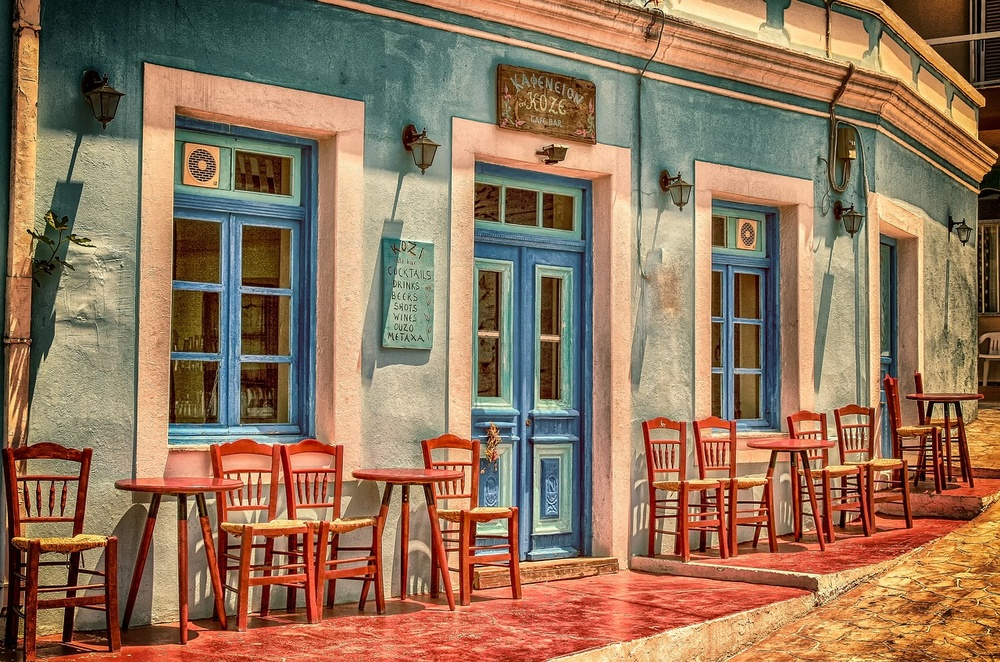
#> input picture experiment-03/cafe.jpg, 1000 x 662 px, shrunk from 1280 x 847 before the run
$ python experiment-03Canny.py
#> lines starting #> are read from the running program, lines starting #| are printed output that depends on the picture; after the words box and inside, x2 and y2 are one past the last pixel; in counts of white or black regions, pixels touching at a corner belong together
import cv2
import matplotlib.pyplot as plt

plt.subplots_adjust(wspace=0.5, hspace=0.5)

# Load the image
img = cv2.imread('cafe.jpg')
#> img is the input picture: shape (662, 1000, 3); mean B, G, R 92.5, 118.1, 147.9

# Original image
plt.subplot(3,3,1);
plt.imshow(img, cmap="gray")
plt.title("Original Image")

# Convert to RGB
rgb = cv2.cvtColor(img, cv2.COLOR_BGR2RGB)
plt.subplot(3, 3, 2)
plt.imshow(rgb, cmap='gray')
plt.title('RGB Image')

# Convert to grayscale
gray = cv2.cvtColor(img, cv2.COLOR_BGR2GRAY)
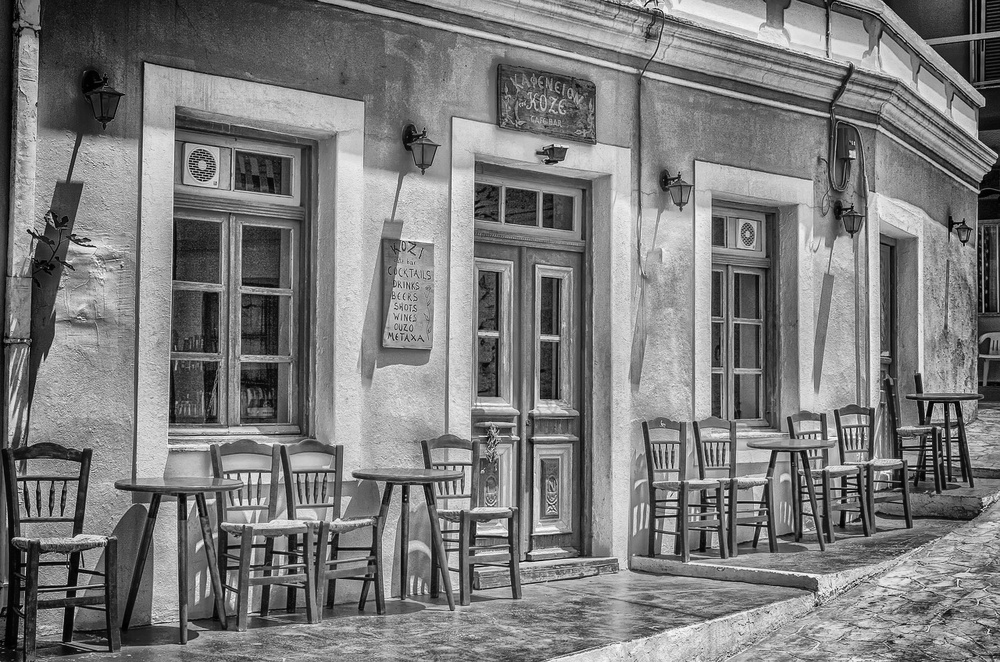
#> gray: shape (662, 1000); min 0, max 252, mean 124.1
plt.subplot(3,3,3);
plt.imshow(gray, cmap="gray")
plt.title("Gray Image")

# Blur the image
blurred = cv2.GaussianBlur(gray, (9, 9), 0)
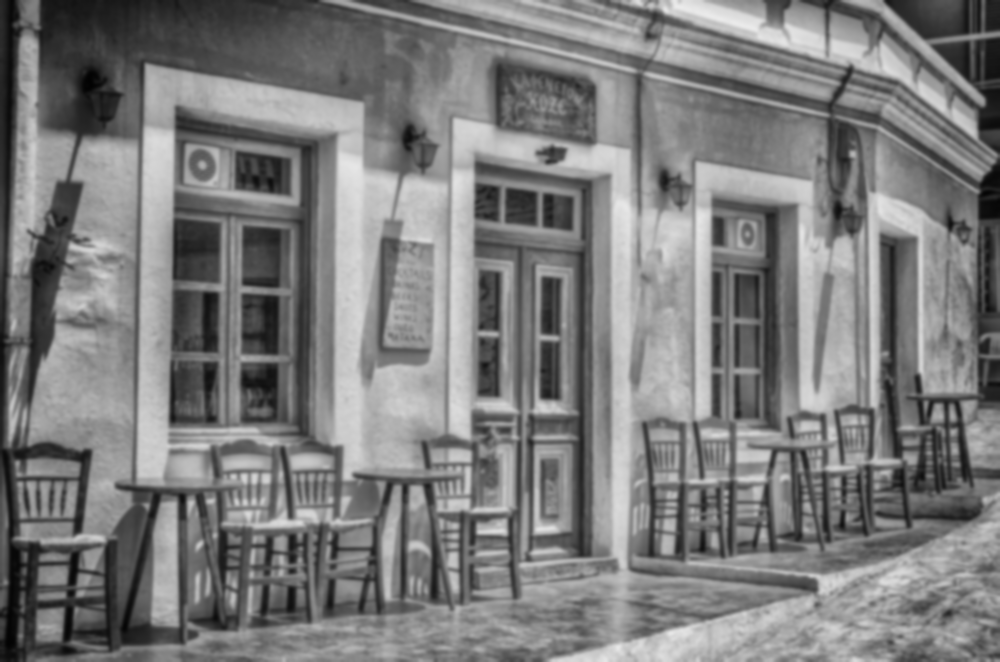
#> blurred: shape (662, 1000); min 2, max 235, mean 124.1
plt.subplot(3, 3, 4)
plt.imshow(blurred, cmap='gray')
plt.title('Blured Image')

# Detect edges using Canny method
edges = cv2.Canny(gray, threshold1=100, threshold2=200)
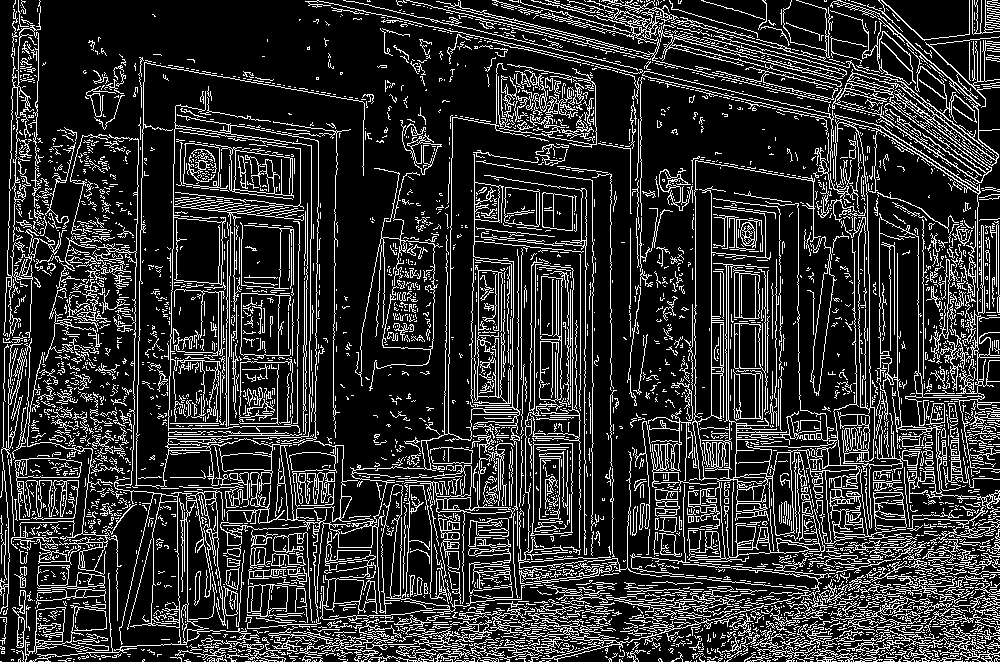
#> edges: shape (662, 1000); 18.8% white in thin lines or dots
plt.subplot(3,3,5)
plt.imshow(edges, cmap="gray")
plt.title("Edges")

# Display the image with corners
img[edges == 255] = (255,0,0)
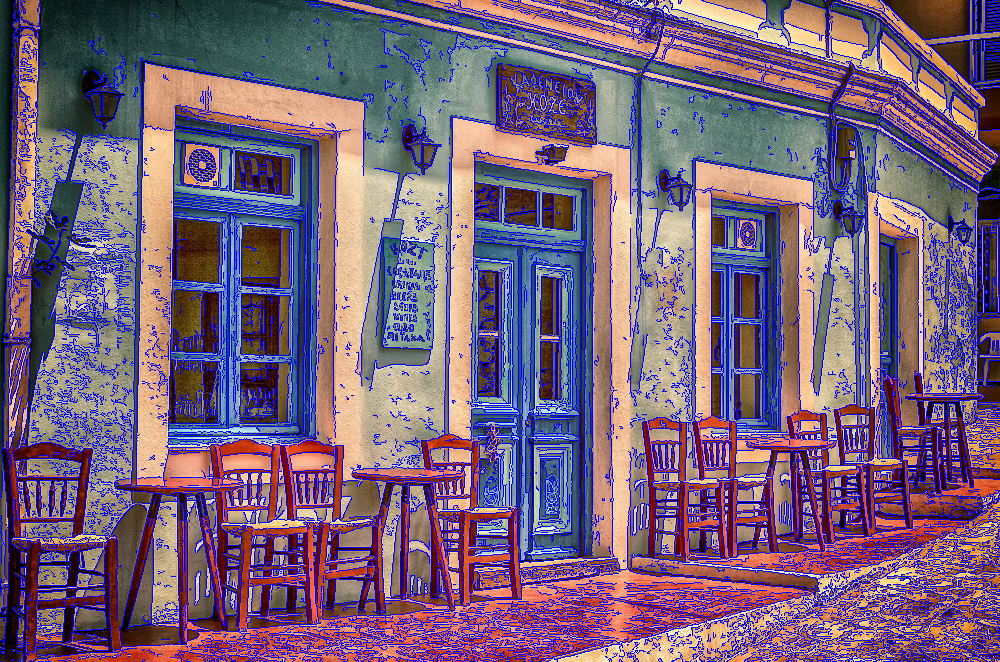
#> img: shape (662, 1000, 3); 18.78% of pixels changed, all inside (x1, y1, x2, y2) = (0, 0, 1000, 662)
plt.subplot(3,3,6)
plt.imshow(img, cmap='gray')
plt.title('Image with corner')

# Flatten the edge features
edges = edges.flatten()

print(edges)
#> (printed output is left out)
#> figure, not shown here; B, G, R data is drawn as R, G, B
